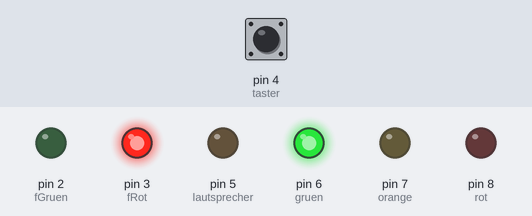
The sketch below on a simulated Arduino Uno, built with avr-gcc and run on an emulated ATmega328P. Parts: output pins drawn as LEDs (lit = HIGH). The test bench sets the inputs (shaded band); at power-on: pin 4 (taster) LOW.

Above: at 1.2 s.
1.3 s: pin 4 (taster) pulled HIGH for 0.15 s
At 3.1 s:
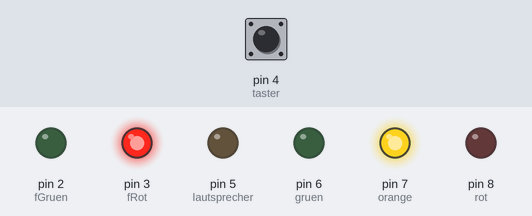
At 6.6 s:
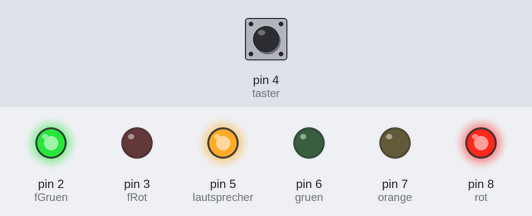
Timing chart, 0 to 17.8 s (numbered marks = the images above; inputs shaded):
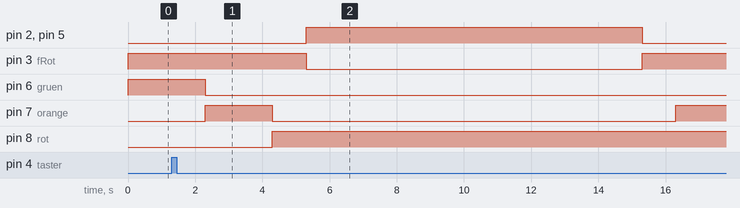

Measured:
- after the input at 1.3 s, pin 2 (fGruen), pin 5 (lautsprecher): LOW → HIGH after 4.0 s, → LOW 10.0 s later; pin 3 (fRot): HIGH → LOW after 4.0 s, → HIGH 10.0 s later; pin 6 (gruen): HIGH → LOW after 1.0 s; pin 7 (orange): LOW → HIGH after 1.0 s, → LOW 2.0 s later, → HIGH 12.0 s later; pin 8 (rot): LOW → HIGH after 3.0 s

The sketch:

trafficLight.ino
```cpp
int rot = 8;
int orange = 7;
int gruen = 6;
int fRot = 3;
int fGruen = 2;
int taster = 4;
int lautsprecher = 5;

int status = 0;


void setup()
{
	pinMode(rot, OUTPUT);
  	pinMode(orange, OUTPUT);
  	pinMode(gruen, OUTPUT);
 	pinMode(fRot, OUTPUT);
  	pinMode(fGruen, OUTPUT);
  	pinMode(lautsprecher, OUTPUT);

  	pinMode(taster, INPUT);
}

void gruenRot(){
  digitalWrite(gruen, LOW);
  digitalWrite(orange, HIGH);
  delay(2000);
  digitalWrite(orange, LOW);
  digitalWrite(rot, HIGH);

}

void rotGruen(){
  digitalWrite(rot, HIGH);
  digitalWrite(orange, HIGH);
  delay(2000);
  digitalWrite(rot, LOW);
  digitalWrite(orange, LOW);
  digitalWrite(gruen, HIGH);


}

void fussgaenger(){
	digitalWrite(fRot, LOW);
  	digitalWrite(fGruen, HIGH);
  	digitalWrite(lautsprecher, HIGH);
  	// laufen ..... 10sec
  	delay(10000);
  	digitalWrite(fGruen, LOW);
  	digitalWrite(fRot, HIGH);
  	digitalWrite(lautsprecher, LOW);
}


void loop()
{

  // Beginn: Autos grün, Fussgänger rot
  digitalWrite(gruen, HIGH);
  digitalWrite(fRot, HIGH);

  // Fussgänger drückt Taster
  status = digitalRead(taster);

  if(status == HIGH){
    delay(1000);
   // Autos von gruen auf rot
    gruenRot();
  // kurze Pause
    delay(1000);
  // Fussgänger von rot auf gruen
    fussgaenger();
  // kurze Pause
    delay(1000);
  // Autos von rot auf gruen
	rotGruen();


  }
}
```
